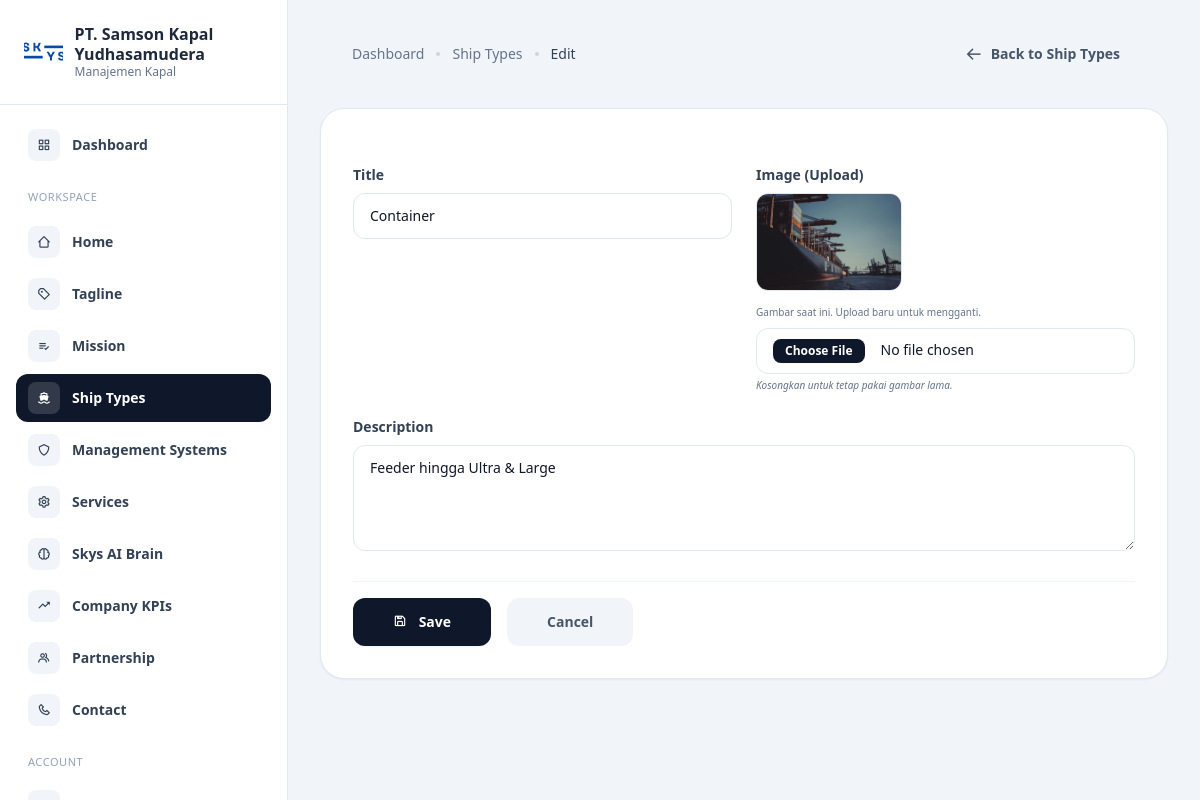
The page /dashboard/ship-types/edit.php?id=2 (signed in) on the database its author committed.
### tables this page shows
CREATE TABLE `ship_types` (
  `id` int UNSIGNED NOT NULL,
  `title` varchar(255) NOT NULL,
  `description` text NOT NULL,
  `image` varchar(255) NOT NULL,
  `user_id` int UNSIGNED DEFAULT NULL,
  `created_at` datetime NOT NULL DEFAULT CURRENT_TIMESTAMP,
  `updated_at` datetime DEFAULT NULL ON UPDATE CURRENT_TIMESTAMP
);

### controllers/ShiptypesController.php (called while the page is built, shortened)
<?php
class ShiptypesController
{
    private mysqli $db;
    public function __construct(mysqli $db, ?AuthController $auth = null)
    {
        $this->db = $db;
    }
    public function getById(int $id): ?array
    {
        $stmt = $this->db->prepare("SELECT s.id, s.title, s.description, s.image, s.user_id, s.created_at, s.updated_at, a.fullname FROM `ship_types` s LEFT JOIN `accounts` a ON s.user_id = a.id WHERE s.id = ? LIMIT 1");
        $stmt->bind_param('i', $id);
        $stmt->execute();
        $row = $stmt->get_result()->fetch_assoc();
        return $row ?: null;
    }
}

### dashboard/ship-types/edit.php (the view, shortened to what this page needs)
<?php
$id = isset($_GET['id']) ? (int) $_GET['id'] : 0;
require_once __DIR__ . '/../header.php';
require_once __DIR__ . '/../../config/db.php';
require_once __DIR__ . '/../../controllers/ShiptypesController.php';
$auth = new AuthController($db);
$controller = new ShiptypesController($db, $auth);
$row = $controller->getById($id);
$breadcrumbs = [
    ['label' => 'Dashboard', 'href' => '/dashboard'],
    ['label' => 'Ship Types', 'href' => '/dashboard/ship-types'],
    ['label' => 'Edit', 'href' => '#'],
];
?>
<div class="flex min-h-screen overflow-hidden">
    <?php require_once __DIR__ . '/../sidebar.php'; ?>
    <main class="flex-1 min-w-0 h-screen overflow-y-auto px-4 md:px-8 space-y-4 pb-4">
        <div class="px-4 md:px-8 py-4">
            <div class="flex items-center justify-between">
                <div class="flex items-center gap-3">
                    <?php echo renderBreadcrumb($breadcrumbs); ?>
                </div>
                <a href="/dashboard/ship-types"
                    class="flex items-center gap-2 rounded-2xl bg-slate-100 px-4 py-2 text-sm font-semibold text-slate-600 hover:bg-slate-200 transition-all">
                    <i class='bx bx-arrow-back text-lg'></i>
                    <span class="hidden sm:inline">Back to Ship Types</span>
                </a>
            </div>
        </div>
        <div class="rounded-3xl border border-slate-200 bg-white p-8 shadow-sm">
            <form action="/dashboard/ship-types/process.php" method="POST" enctype="multipart/form-data" class="space-y-6"
                onsubmit="return validateForm()">
                <div class="grid grid-cols-1 md:grid-cols-2 gap-6">
                    <div>
                        <label class="block text-sm font-semibold text-slate-700 mb-2">Title</label>
                        <input type="text" name="title" required placeholder="Nama tipe kapal..."
                            value="<?php echo htmlspecialchars($row['title']); ?>"
                            class="w-full rounded-xl border border-slate-200 px-4 py-3 text-sm focus:outline-none focus:ring-2 focus:ring-slate-900 focus:border-transparent transition-all">
                    </div>
                    <div>
                        <label class="block text-sm font-semibold text-slate-700 mb-2">Image (Upload)</label>
                        <?php if (!empty($row['image'])): ?>
                        <div class="mb-2 rounded-xl overflow-hidden bg-slate-100 border border-slate-200 inline-block">
                            <img src="<?php echo htmlspecialchars((strpos($row['image'], '/') === 0 ? '' : '/') . $row['image']); ?>" alt="" class="h-24 w-auto object-cover">
                        </div>
                        <p class="text-[10px] text-slate-500 mb-2">Gambar saat ini. Upload baru untuk mengganti.</p>
                        <?php endif; ?>
                        <input type="file" name="image" accept="image/*"
                            class="w-full rounded-xl border border-slate-200 px-4 py-2.5 text-sm file:mr-4 file:py-1 file:px-3 file:rounded-lg file:border-0 file:text-xs file:font-semibold file:bg-slate-900 file:text-white hover:file:bg-slate-800 focus:outline-none focus:ring-2 focus:ring-slate-900 transition-all">
                        <p class="mt-1 text-[10px] text-slate-500 italic">Kosongkan untuk tetap pakai gambar lama.</p>
                    </div>
                </div>
                <div>
                    <label class="block text-sm font-semibold text-slate-700 mb-2">Description</label>
                    <textarea name="description" rows="4" required
                        placeholder="Deskripsi tipe kapal..."
                        class="w-full rounded-xl border border-slate-200 px-4 py-3 text-sm focus:outline-none focus:ring-2 focus:ring-slate-900 focus:border-transparent transition-all"><?php echo htmlspecialchars($row['description']); ?></textarea>
                </div>
                <div class="flex items-center gap-4 pt-4 border-t border-slate-100">
                    <button type="submit"
                        class="flex-1 md:flex-none rounded-xl bg-slate-900 px-10 py-3.5 text-sm font-semibold text-white hover:bg-slate-800 transition-all shadow-sm">
                        <i class='bx bx-save mr-2'></i> Save
                    </button>
                    <a href="/dashboard/ship-types"
                        class="flex-1 md:flex-none text-center rounded-xl bg-slate-100 px-10 py-3.5 text-sm font-semibold text-slate-600 hover:bg-slate-200 transition-all">
                        Cancel
                    </a>
                </div>
            </form>
        </div>
    </main>
</div>
<?php require_once __DIR__ . '/../footer.php'; ?>

### rows shown on the page
ship_types: title "Container", image (picture), description "Feeder hingga Ultra & Large"

### other values the page prints
$label "Dashboard"
$label "Ship Types"
$label "Edit"
